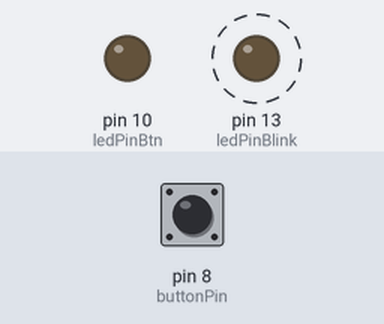
Recording of a sketch running on a simulated Arduino Uno, built with avr-gcc and run on an emulated ATmega328P. On the bench: output pins drawn as LEDs (lit = HIGH). Dashed ring = blinking. The test bench sets the inputs (shaded band); at power-on: pin 8 (buttonPin) HIGH.

Above: at 1.25 s.
1.3 s: pin 8 (buttonPin) pulled LOW for 0.15 s
At 1.52 s:
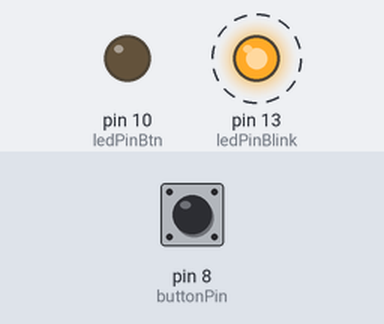
4.3 s: pin 8 (buttonPin) pulled LOW for 3.2 s
At 4.72 s:
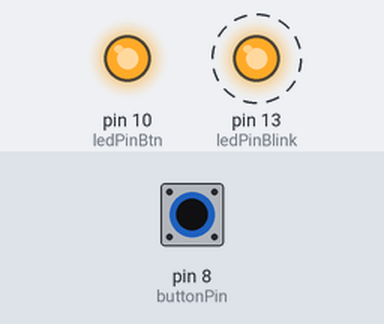
Timing chart, 0 to 15.0 s (numbered marks = the images above; inputs shaded):
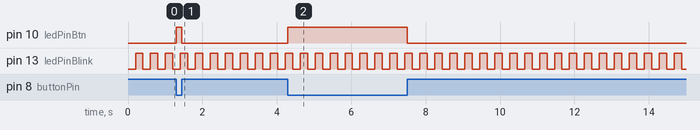

The sketch:

sketch-12-3.ino
```cpp
int ledPinBlink = 13;
int ledPinBtn = 10;
int buttonPin = 8;
int buttonStatus;
int ledStatus = LOW;

int interval = 200;
unsigned long prev;

void storeTime() {
  prev = millis();
}

void setup() {
  pinMode(ledPinBlink, OUTPUT);
  pinMode(ledPinBtn, OUTPUT);
  pinMode(buttonPin, INPUT_PULLUP);
}

void loop() {
  if((millis() - prev) > interval) {
    storeTime();
    ledStatus = !ledStatus;
    digitalWrite(ledPinBlink, ledStatus);
  }
  buttonStatus = digitalRead(buttonPin);
  if (buttonStatus == LOW)
    digitalWrite(ledPinBtn, HIGH);
  else
    digitalWrite(ledPinBtn, LOW);
}
```

Measured:
- after the input at 1.3 s, pin 10 (ledPinBtn): LOW → HIGH at once, → LOW 0.15 s later
- after the input at 4.3 s, pin 10 (ledPinBtn): LOW → HIGH at once, → LOW 3.2 s later
- by itself, pin 13 (ledPinBlink): alternates HIGH for 0.20 s and LOW for 0.20 s
